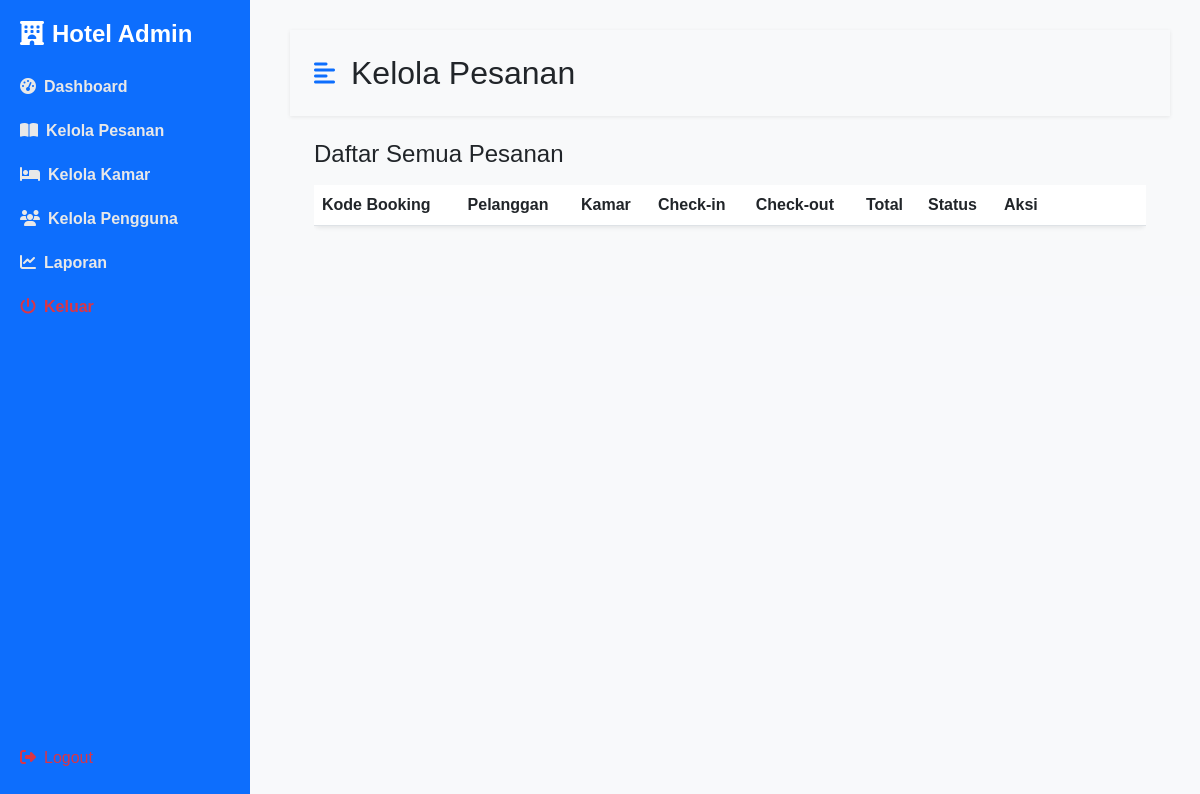
/admin/kelola_pesanan.php (signed in), run on an earlier commit of the app's database.
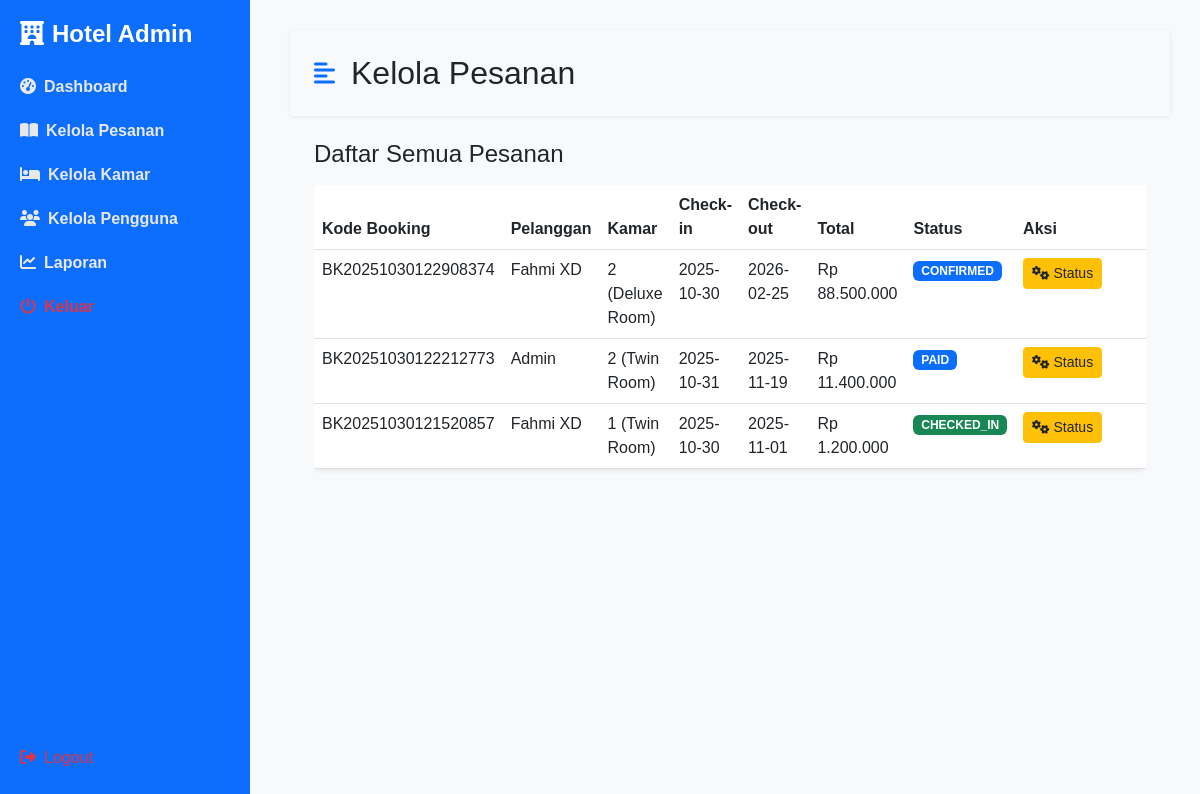
And on a later commit of the database.
### tables this page shows
CREATE TABLE `bookings` (
  `id` int NOT NULL,
  `booking_code` varchar(20) NOT NULL,
  `user_id` int NOT NULL,
  `room_id` int NOT NULL,
  `check_in` date NOT NULL,
  `check_out` date NOT NULL,
  `total_price` decimal(10,2) NOT NULL,
  `status` enum('pending','confirmed','cancelled','checked_in','checked_out','paid','failed') DEFAULT 'pending',
  `created_at` datetime DEFAULT CURRENT_TIMESTAMP
);

CREATE TABLE `users` (
  `id` int NOT NULL,
  `name` varchar(100) NOT NULL,
  `email` varchar(100) NOT NULL,
  `phone` varchar(20) DEFAULT NULL,
  `password` varchar(255) NOT NULL,
  `role` enum('admin','user') NOT NULL DEFAULT 'user',
  `created_at` datetime DEFAULT CURRENT_TIMESTAMP
);

CREATE TABLE `rooms` (
  `id` int NOT NULL,
  `image` varchar(100) NOT NULL,
  `room_number` varchar(10) NOT NULL,
  `room_type_id` int NOT NULL,
  `floor` int NOT NULL,
  `status` enum('available','maintenance','booked') DEFAULT 'available',
  `created_at` datetime DEFAULT CURRENT_TIMESTAMP
);

CREATE TABLE `room_types` (
  `id` int NOT NULL,
  `name` varchar(100) NOT NULL,
  `description` text,
  `price_per_night` decimal(10,2) NOT NULL,
  `capacity` int NOT NULL,
  `facilities` text,
  `created_at` datetime DEFAULT CURRENT_TIMESTAMP
);

### admin/kelola_pesanan.php (the view, shortened to what this page needs)
<?php
include '../koneksi.php';
$query = "
    SELECT
        b.id, b.booking_code, b.check_in, b.check_out, b.total_price, b.status, b.created_at,
        u.name as user_name, u.email as user_email,
        r.room_number,
        rt.name as room_type_name,
        r.id as room_id
    FROM bookings b
    JOIN users u ON b.user_id = u.id
    JOIN rooms r ON b.room_id = r.id
    JOIN room_types rt ON r.room_type_id = rt.id
    ORDER BY b.created_at DESC
";
$bookings_result = $koneksi->query($query);
$bookings = $bookings_result->fetch_all(MYSQLI_ASSOC);
?>
<!DOCTYPE html>
<html lang="id">
<head>
    <link href="https://cdn.jsdelivr.net/npm/bootstrap@5.3.0/dist/css/bootstrap.min.css" rel="stylesheet">
    <link rel="stylesheet" href="https://cdnjs.cloudflare.com/ajax/libs/font-awesome/6.4.0/css/all.min.css">
    <link rel="stylesheet" href="../assets/css/admin-style.css">
</head>
<body>
    <div class="d-flex" id="wrapper">
        <?php include 'sidebar.php'; ?>
        <div id="page-content-wrapper" class="content">
            <nav class="navbar navbar-expand-lg navbar-light bg-transparent py-4 px-4">
                <div class="d-flex align-items-center">
                    <i class="fas fa-align-left primary-text fs-4 me-3" id="menu-toggle"></i>
                    <h2 class="fs-2 m-0">Kelola Pesanan</h2>
                </div>
            </nav>
            <div class="container-fluid px-4">
                <div class="row my-4">
                    <h3 class="fs-4 mb-3">Daftar Semua Pesanan</h3>
                    <div class="col-md-12">
                        <div class="table-responsive">
                            <table class="table bg-white rounded shadow-sm table-hover">
                                <thead>
                                    <tr>
                                        <th scope="col">Kode Booking</th>
                                        <th scope="col">Pelanggan</th>
                                        <th scope="col">Kamar</th>
                                        <th scope="col">Check-in</th>
                                        <th scope="col">Check-out</th>
                                        <th scope="col">Total</th>
                                        <th scope="col">Status</th>
                                        <th scope="col" width="150">Aksi</th>
                                    </tr>
                                </thead>
                                <tbody>
                                    <?php foreach ($bookings as $booking): ?>
                                        <tr>
                                            <td><?= htmlspecialchars($booking['booking_code']) ?></td>
                                            <td><?= htmlspecialchars($booking['user_name']) ?></td>
                                            <td><?= htmlspecialchars($booking['room_number']) ?> (<?= htmlspecialchars($booking['room_type_name']) ?>)</td>
                                            <td><?= htmlspecialchars($booking['check_in']) ?></td>
                                            <td><?= htmlspecialchars($booking['check_out']) ?></td>
                                            <td>Rp <?= number_format($booking['total_price'], 0, ',', '.') ?></td>
                                            <td>
                                                <span class="badge status-<?= str_replace('_', '-', htmlspecialchars($booking['status'])) ?>">
                                                    <?= strtoupper(htmlspecialchars($booking['status'])) ?>
                                                </span>
                                            </td>
                                            <td>
                                                <button type="button" class="btn btn-sm btn-warning text-dark action-btn"
                                                    data-bs-toggle="modal" data-bs-target="#actionModal"
                                                    data-id="<?= $booking['id'] ?>"
                                                    data-code="<?= htmlspecialchars($booking['booking_code']) ?>"
                                                    data-current-status="<?= htmlspecialchars($booking['status']) ?>"
                                                    data-room-id="<?= $booking['room_id'] ?>">
                                                    <i class="fas fa-cogs"></i> Status
                                                </button>
                                            </td>
                                        </tr>
                                    <?php endforeach; ?>
                                </tbody>
                            </table>
                        </div>
                    </div>
                </div>
            </div>
        </div>
    </div>
</body>
</html>

### admin/sidebar.php
<div class="sidebar d-flex flex-column justify-content-between">
    <div>
        <h4><i class="fa-solid fa-hotel me-2"></i>Hotel Admin</h4>
        <a href="index.php" class="list-group-item list-group-item-action bg-transparent second-text fw-bold">
            <i class="fas fa-tachometer-alt me-2"></i>Dashboard
        </a>
        <a href="kelola_pesanan.php" class="list-group-item list-group-item-action bg-transparent second-text fw-bold">
            <i class="fas fa-book-open me-2"></i>Kelola Pesanan
        </a>
        <a href="kelola_kamar.php" class="list-group-item list-group-item-action bg-transparent second-text fw-bold">
            <i class="fas fa-bed me-2"></i>Kelola Kamar
        </a>
        <a href="kelola_user.php" class="list-group-item list-group-item-action bg-transparent second-text fw-bold">
            <i class="fas fa-users me-2"></i>Kelola Pengguna
        </a>
        <a href="laporan.php" class="list-group-item list-group-item-action bg-transparent second-text fw-bold">
            <i class="fas fa-chart-line me-2"></i>Laporan
        </a>
        <a href="../index.php" class="list-group-item list-group-item-action bg-transparent text-danger fw-bold">
            <i class="fas fa-power-off me-2"></i>Keluar
        </a>
    </div>
    <div>
        <a href="../login.php?logout=1" class="text-danger"><i class="fa-solid fa-right-from-bracket me-2"></i>Logout</a>
    </div>
</div>

### assets/css/admin-style.css (style rules this page uses)
:root { --main-bg-color: #f8f9fa; --main-text-color: #000; --primary-color: #0d6efd; --secondary-color: #dee2e6; }
#wrapper { overflow-x: hidden; background-color: var(--main-bg-color); }
#page-content-wrapper { min-width: 100vw; }
#menu-toggle { cursor: pointer; }
.list-group-item { border: none; padding: 20px 30px; color: #fff; }
.primary-text { color: var(--primary-color); }
body { background-color: #f8f9fb; font-family: 'Poppins', sans-serif; }
.navbar { background: white; box-shadow: 0 1px 4px rgba(0, 0, 0, 0.08); }
.sidebar { width: 250px; background: #0d6efd; color: white; height: 100vh; position: fixed; top: 0; left: 0; padding: 20px; }
.sidebar h4 { font-weight: 600; margin-bottom: 1rem; }
.sidebar a { color: #e8e8e8; text-decoration: none; display: block; padding: 10px 0; border-radius: 6px; }
.content { margin-left: 260px; padding: 30px; }
@media (min-width: 768px) { #page-content-wrapper { min-width: 0; width: 100%; } }

### admin/kelola_pesanan.php (style rules this page uses)
.status-confirmed, .status-paid { background-color: #0d6efd; color: #fff; }
.status-checked-in { background-color: #198754; color: #fff; }

What changed in the data, as far as the page shows it:
added bookings: booking_code "BK20251030122908374", user.name "Fahmi XD", room.room_number "2", room_types.name "Deluxe Room", check_in "2025-10-30", check_out "2026-02-25", total_price "88.500.000", status "CONFIRMED"
added bookings: booking_code "BK20251030122212773", user.name "Admin", room.room_number "2", room_types.name "Twin Room", check_in "2025-10-31", check_out "2025-11-19", total_price "11.400.000", status "PAID"
added bookings: booking_code "BK20251030121520857", user.name "Fahmi XD", room.room_number "1", room_types.name "Twin Room", check_in "2025-10-30", check_out "2025-11-01", total_price "1.200.000", status "CHECKED_IN"
